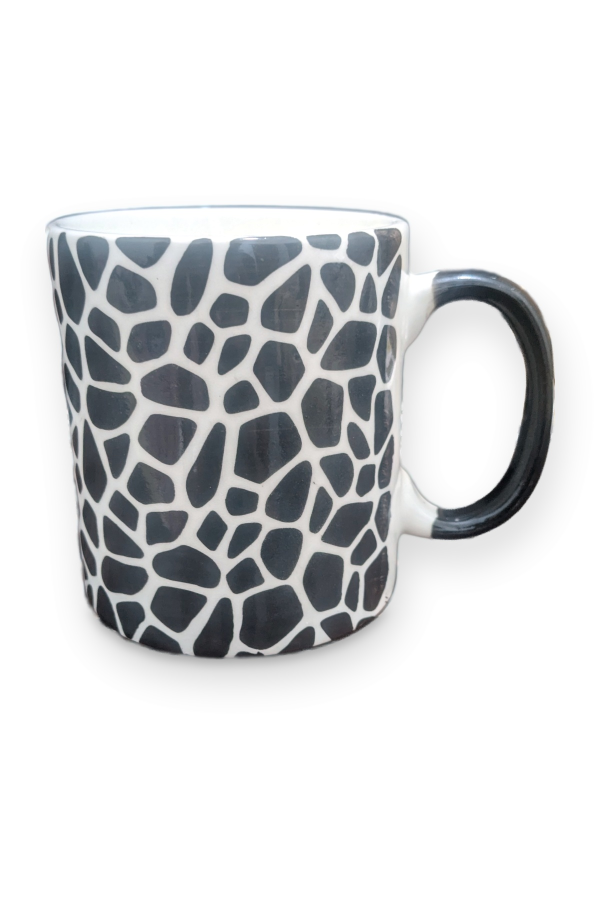
#> input picture examples/gorseller/kupa_1_beyaz_fon.jpg, 1200 x 1800 px (shown at 1/2 size)
$ python -i gorsel_kontrol.py   (imports and definitions only)
#> lines starting #> are read from the running program, lines starting #| are printed output that depends on the picture; after the words box and inside, x2 and y2 are one past the last pixel; in counts of white or black regions, pixels touching at a corner belong together
#!/usr/bin/env python3
"""Pazaryeri İlan Kiti: ürün görseli kontrolü (MIT, Redirhan Labs).

Her görseli ölçer ve seçilen pazaryerinin kurallarıyla (rules/platformlar.yaml) karşılaştırır:
  - çözünürlük (en/boy, en az / en çok / önerilen), en-boy oranı, dosya boyutu ve türü, renk modu, saydamlık
  - arka plan beyazlığı (kenar bandında saf beyaz % ve beyaza yakın %), ürün doluluğu (uzun kenar %, alan %),
    ortalama, ürünün kenara değmesi (kesik olabilir), ürün dışı ayrık öğeler (yazı/logo/filigran olabilir), netlik
  - görsel sayısı (en az / en çok)
İlk görsel "ana görsel" sayılır; beyaz zemin ve doluluk kuralları ona uygulanır.
Yazı/filigran tespiti sezgiseldir: şüpheli öğe bulursa "GÖZLE KONTROL" der; bulamazsa da gözle bakılmalıdır.

Kullanım:
  python3 gorsel_kontrol.py ana.jpg detay.jpg --platform trendyol
  python3 gorsel_kontrol.py klasor/ --platform hepsi --rapor gorsel_rapor.md --json gorsel_rapor.json
  python3 gorsel_kontrol.py ana.jpg --hazirla hazir/      # beyaz zeminli ana görseli her platformun önerilen
                                                          # boyutuna/oranına göre beyaz tuvale yerleştirir
Çıkış kodu: 0 = KALDI yok, 1 = en az bir KALDI, 2 = girdi hatası.
Gerekli: Pillow, numpy. Yerel çalışır; görseller hiçbir yere gönderilmez.
"""
from __future__ import annotations

import argparse
import json
import sys
from pathlib import Path

HERE = Path(__file__).resolve().parent
sys.path.insert(0, str(HERE))
from ortak import PLATFORMLAR, Kurallar  # noqa: E402

UZANTILAR = {".jpg", ".jpeg", ".png", ".webp", ".tif", ".tiff", ".bmp", ".gif", ".heic"}
DURUM_AD = {"KALDI": "KALDI", "UYARI": "UYARI", "MANUEL": "GÖZLE KONTROL", "GECTI": "GEÇTİ", "BILGI": "BİLGİ"}
DURUM_SIRA = ["KALDI", "UYARI", "MANUEL", "BILGI", "GECTI"]

# eşikler (ölçüm yöntemi README'de)
SAF = 254          # JPEG toleransı: 254-255 saf beyaz sayılır
BEYAZA_YAKIN = 245
ON_PLAN_MIN = 235  # en küçük kanal bunun altındaysa ya da renkliyse ürün pikseli
RENKLI = 18


def _np():
    try:
        import numpy as np  # type: ignore
        from PIL import Image, ImageOps  # type: ignore
    except ImportError as e:  # pragma: no cover
        raise SystemExit(f"Pillow ve numpy gerekli ({e}). Kurulum: pip install Pillow numpy") from e
    return np, Image, ImageOps


# [11 lines left out: function gorselleri_topla, not called in this run]


# ----------------------------------------------------------------- ölçüm
def _bilesenler(mask, np):
    """4-komşulu bağlı bileşenler (küçük ızgarada). [(alan, x0, y0, x1, y1), ...] büyükten küçüğe."""
    h, w = mask.shape
    seen = np.zeros_like(mask, dtype=bool)
    comps = []
    ys, xs = np.nonzero(mask)
    for sy, sx in zip(ys.tolist(), xs.tolist()):
        if seen[sy, sx]:
            continue
        stack = [(sy, sx)]
        seen[sy, sx] = True
        area, x0, y0, x1, y1 = 0, sx, sy, sx, sy
        while stack:
            y, x = stack.pop()
            area += 1
            x0, x1, y0, y1 = min(x0, x), max(x1, x), min(y0, y), max(y1, y)
            for ny, nx in ((y - 1, x), (y + 1, x), (y, x - 1), (y, x + 1)):
                if 0 <= ny < h and 0 <= nx < w and mask[ny, nx] and not seen[ny, nx]:
                    seen[ny, nx] = True
                    stack.append((ny, nx))
        comps.append((area, x0, y0, x1, y1))
    comps.sort(reverse=True)
    return comps


def olc(path: Path) -> dict:
    np, Image, ImageOps = _np()
    path = Path(path)
    m: dict = {"dosya": str(path), "ad": path.name, "dosya_kb": round(path.stat().st_size / 1024, 1)}
    im = Image.open(path)
#> im is the input picture: PIL image 1200x1800 RGB; mean R, G, B 216.4, 217.5, 218.6
    m["tur"] = (im.format or path.suffix.lstrip(".")).upper()
    m["mod"] = im.mode
    dpi = im.info.get("dpi")
    m["dpi"] = round(float(dpi[0])) if dpi else None
    im = ImageOps.exif_transpose(im)
    W, H = im.size
#> W = 1200; H = 1800
    m["genislik"], m["yukseklik"] = W, H
    m["oran"] = round(W / H, 4)
    saydam = im.mode in ("RGBA", "LA") or (im.mode == "P" and "transparency" in im.info)
#> saydam = False
    m["saydam"] = False
    if saydam:
        rgba = im.convert("RGBA")
        alpha = np.asarray(rgba.getchannel("A"))
        m["saydam"] = bool((alpha < 250).mean() > 0.001)
        bg = Image.new("RGBA", rgba.size, (255, 255, 255, 255))
        im = Image.alpha_composite(bg, rgba)
    a = np.asarray(im.convert("RGB"), dtype=np.uint8)
    mn = a.min(axis=2)
    mx = a.max(axis=2)

    # kenar bandı: dört kenardan %2
    b = max(2, round(0.02 * min(W, H)))
#> b = 24
    ring = np.zeros((H, W), dtype=bool)
    ring[:b, :] = ring[-b:, :] = True
    ring[:, :b] = ring[:, -b:] = True
    m["kenar_saf_beyaz_yuzde"] = round(float((mn[ring] >= SAF).mean() * 100), 1)
    m["kenar_beyaza_yakin_yuzde"] = round(float((mn[ring] >= BEYAZA_YAKIN).mean() * 100), 1)
    m["kenar_ortalama"] = [round(float(x)) for x in a[ring].mean(axis=0)]

    fg = (mn < ON_PLAN_MIN) | ((mx.astype(int) - mn.astype(int)) > RENKLI)
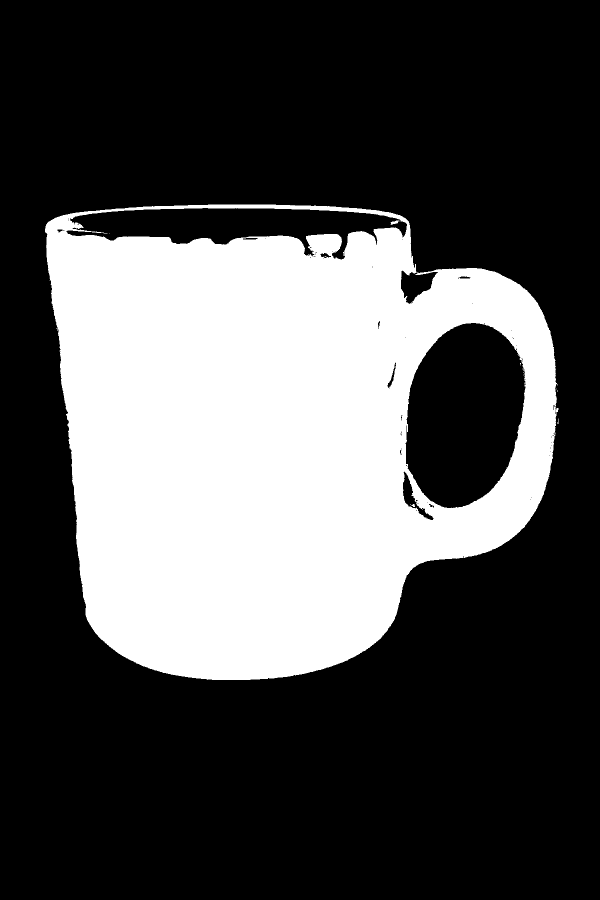
#> fg: shape (1800, 1200) bool (shown at 1/2 size); 30.8% white; 17 white regions (14 under 20 px), largest, box (x1, y1, x2, y2) and area: (90, 409, 1117, 1360) 665726, (781, 441, 799, 450) 85, (822, 1008, 830, 1014) 28
    m["on_plan_yuzde"] = round(float(fg.mean() * 100), 1)
    rows = fg.sum(axis=1)
#> rows = 1800 values, max 981 at index 641, min 0 at index 0, mean 369.9
    cols = fg.sum(axis=0)
#> cols = 1200 values, max 894 at index 515, min 0 at index 0, mean 554.9
    ry = np.nonzero(rows >= max(2, 0.003 * W))[0]
#> ry = 951 values from 409 to 1359
    cx = np.nonzero(cols >= max(2, 0.003 * H))[0]
#> cx = 1027 values from 90 to 1116
    def kutu_olc(x0, y0, x1, y1):
#> called with x0 = 90, y0 = 409, x1 = 1116, y1 = 1359
        bw, bh = x1 - x0 + 1, y1 - y0 + 1
        m["urun_kutusu"] = [x0, y0, x1, y1]
        m["doluluk_uzun_kenar_yuzde"] = round(max(bw / W, bh / H) * 100, 1)
        m["doluluk_alan_yuzde"] = round(bw * bh / (W * H) * 100, 1)
        m["merkez_kayma_yuzde"] = [round(((x0 + x1) / 2 - W / 2) / W * 100, 1), round(((y0 + y1) / 2 - H / 2) / H * 100, 1)]
        tol = max(1, round(0.004 * min(W, H)))
#> tol = 5
        m["kenara_degiyor"] = [k for k, v in (("sol", x0 <= tol), ("üst", y0 <= tol), ("sağ", x1 >= W - 1 - tol),
                                               ("alt", y1 >= H - 1 - tol)) if v]
        pad = round(0.01 * max(W, H))
#> pad = 18
        outside = np.ones((H, W), dtype=bool)
        outside[max(0, y0 - pad):y1 + pad + 1, max(0, x0 - pad):x1 + pad + 1] = False
        m["arka_plan_saf_beyaz_yuzde"] = round(float((mn[outside] >= SAF).mean() * 100), 1) if outside.any() else None

    if len(ry) and len(cx):
        kutu_olc(int(cx[0]), int(ry[0]), int(cx[-1]), int(ry[-1]))
    else:
        m["urun_kutusu"] = None
        m["doluluk_uzun_kenar_yuzde"] = m["doluluk_alan_yuzde"] = 0.0
        m["merkez_kayma_yuzde"] = [0.0, 0.0]
        m["kenara_degiyor"] = []
        m["arka_plan_saf_beyaz_yuzde"] = round(float((mn >= SAF).mean() * 100), 1)

    # ayrık öğeler: yalnız zemin beyazsa anlamlı (yaşam görselinde her şey ön plan)
    m["ayrik_ogeler"] = []
    if m["kenar_beyaza_yakin_yuzde"] >= 90 and m["urun_kutusu"]:
        step = max(1, round(max(W, H) / 320))
#> step = 6
        hh, ww = H // step, W // step
#> hh = 300; ww = 200
        small = fg[: hh * step, : ww * step].reshape(hh, step, ww, step).any(axis=(1, 3))
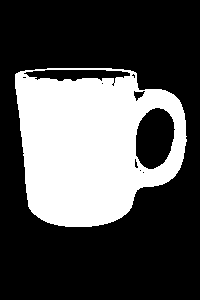
#> small: shape (300, 200) bool; 31.8% white; 1 white region, box (x1, y1, x2, y2) and area: (15, 68, 187, 227) 19080
        comps = _bilesenler(small, np)
#> in _bilesenler, `ys, xs = np.nonzero(mask)`: ys = 19080 values from 68 to 226; xs = 19080 values, max 186 at index 8520, min 15 at index 255, mean 89.18
#> the loop in _bilesenler, `for sy, sx in zip(ys.tolist(), xs.tolist()):` made 19080 passes
#> after the loop in _bilesenler, `for sy, sx in zip(ys.tolist(), xs.tolist()):`: comps = [(19080, 15, 68, 186, 226)]
#> comps = [(19080, 15, 68, 186, 226)]
        if comps:
            big = comps[0]
#> big = (19080, 15, 68, 186, 226)
            gx = 0.04 * ww
#> gx = 8
            gy = 0.04 * hh
#> gy = 12
            for area, a0, b0, a1, b1 in comps[1:]:
                if area < 3:
                    continue
                ayrik = a1 < big[1] - gx or a0 > big[3] + gx or b1 < big[2] - gy or b0 > big[4] + gy
                if ayrik:
                    m["ayrik_ogeler"].append({"kutu": [a0 * step, b0 * step, (a1 + 1) * step, (b1 + 1) * step],
                                              "alan_yuzde": round(area / (ww * hh) * 100, 2)})
#> this loop made 0 passes
        m["ayrik_ogeler"] = m["ayrik_ogeler"][:10]
        if m["ayrik_ogeler"]:
            # ürün kutusu = en büyük bileşen (yazı/etiket doluluğu şişirmesin)
            big = comps[0]
            kutu_olc(big[1] * step, big[2] * step, min(W - 1, (big[3] + 1) * step - 1), min(H - 1, (big[4] + 1) * step - 1))

    # netlik: Laplace varyansı, uzun kenar 1000 px'e indirilmiş gri görüntüde, yalnız ürün piksellerinde
    s = min(1.0, 1000 / max(W, H))
#> s = 0.556
    rgb_s = im.convert("RGB")
    if s < 1:
        rgb_s = rgb_s.resize((max(3, round(W * s)), max(3, round(H * s))), Image.BOX)
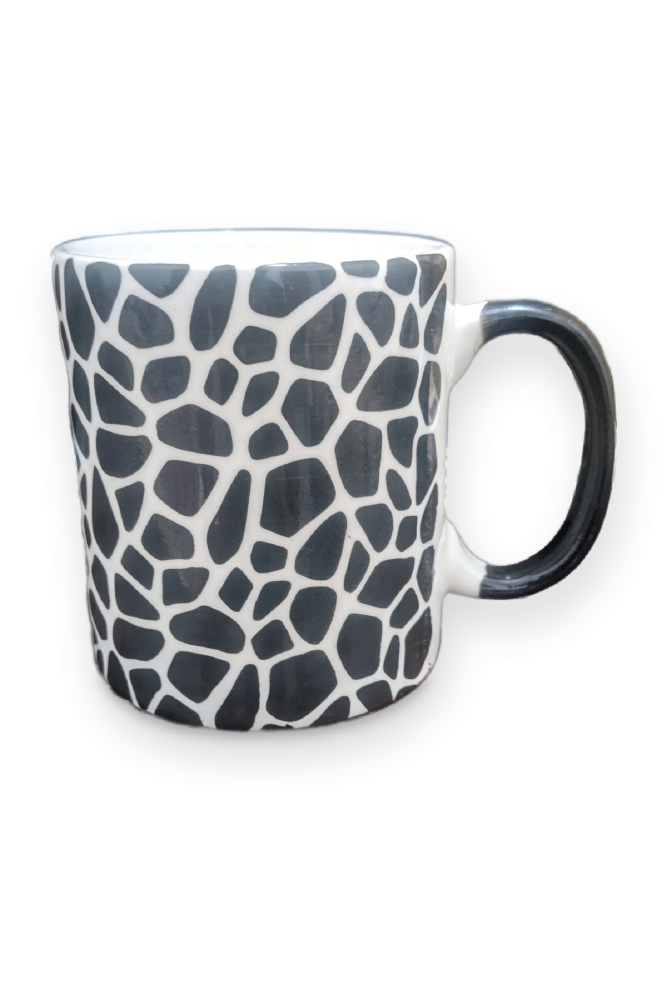
#> rgb_s: PIL image 667x1000 RGB; mean R, G, B 216.6, 217.6, 218.7
    sa = np.asarray(rgb_s, dtype=np.int16)
    smn, smx = sa.min(axis=2), sa.max(axis=2)
    sfg = (smn < ON_PLAN_MIN) | ((smx - smn) > RENKLI)
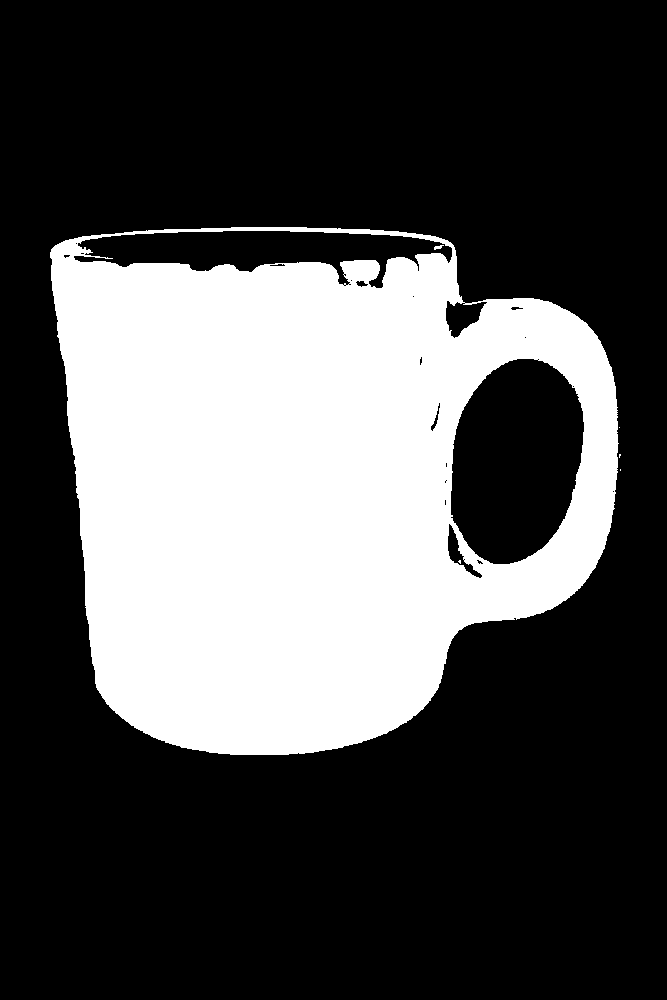
#> sfg: shape (1000, 667) bool; 30.8% white; 6 white regions (4 under 20 px), largest, box (x1, y1, x2, y2) and area: (50, 227, 619, 755) 205237, (434, 245, 444, 250) 28
    ga = np.asarray(rgb_s.convert("L"), dtype=np.float32)
    lap = (-4 * ga[1:-1, 1:-1] + ga[:-2, 1:-1] + ga[2:, 1:-1] + ga[1:-1, :-2] + ga[1:-1, 2:])
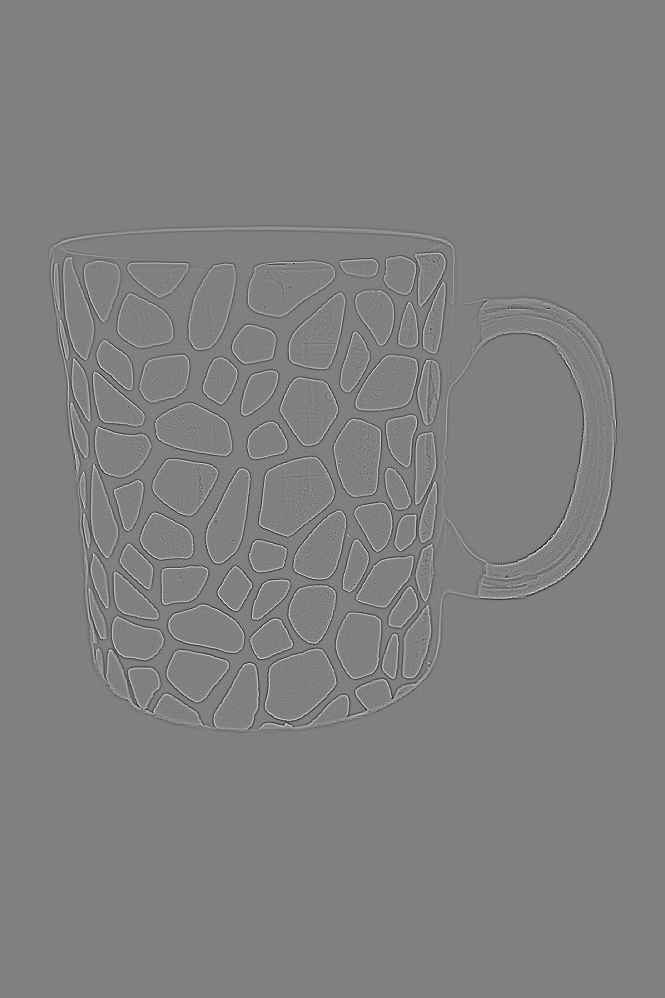
#> lap: shape (998, 665) float32; min -163, max 160, mean 0; drawn with min black and max white
    sel = sfg[1:-1, 1:-1]
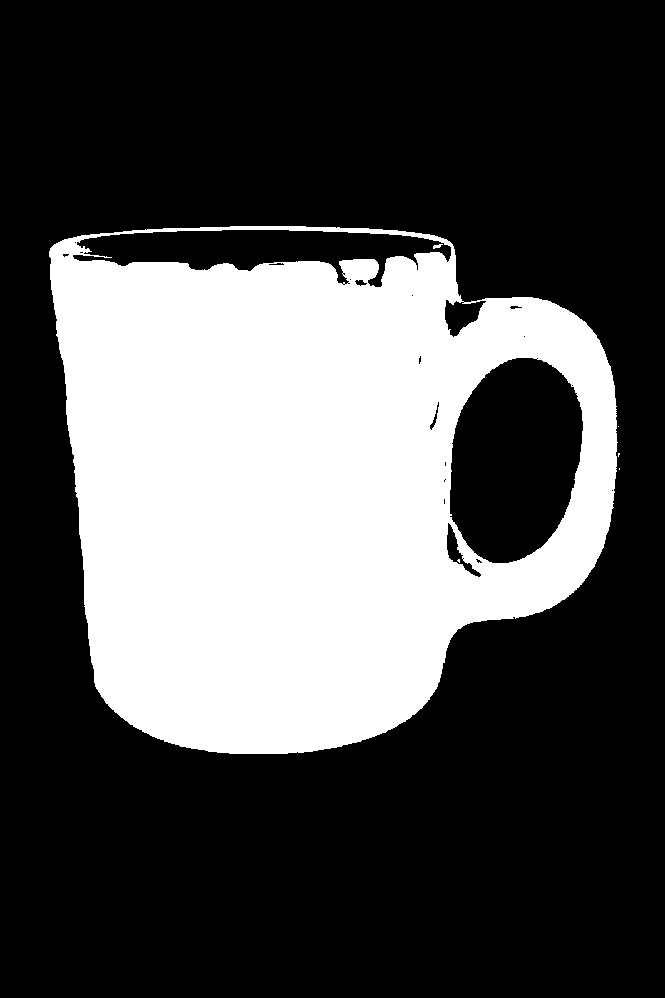
#> sel: shape (998, 665) bool; 30.9% white; 6 white regions (4 under 20 px), largest, box (x1, y1, x2, y2) and area: (49, 226, 618, 754) 205237, (433, 244, 443, 249) 28
    m["netlik"] = round(float(lap[sel].var() if sel.sum() > 100 else lap.var()), 1)
    return m


# ----------------------------------------------------------------- değerlendirme
# [272 lines left out: functions _oran_deger, _boyut, degerlendir, set_degerlendir, kontrol_et, en_kotu and 4 more, not called in this run]


# [2 lines not run here, left out]

>>> result = olc('../examples/gorseller/kupa_1_beyaz_fon.jpg')
#> result = 22 items

$ run again, on examples/gorseller/sabun_2_kare_2000.jpg
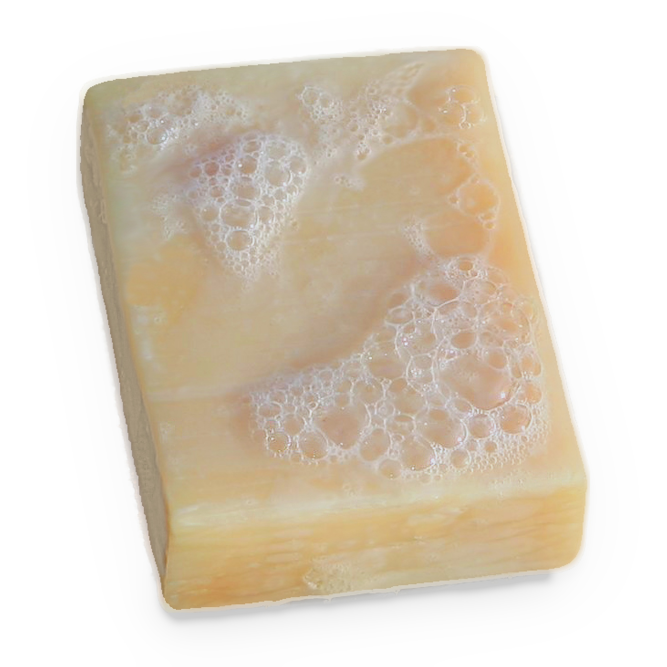
#> input picture examples/gorseller/sabun_2_kare_2000.jpg, 2000 x 2000 px (shown at 1/3 size)
#> in olc, im is the input picture: PIL image 2000x2000 RGB; mean R, G, B 222.5, 212.5, 197.8
#> saydam = False
#> in olc, `fg = (mn < ON_PLAN_MIN) | ((mx.astype(int) - mn.astype(int)) > RENKLI)`:
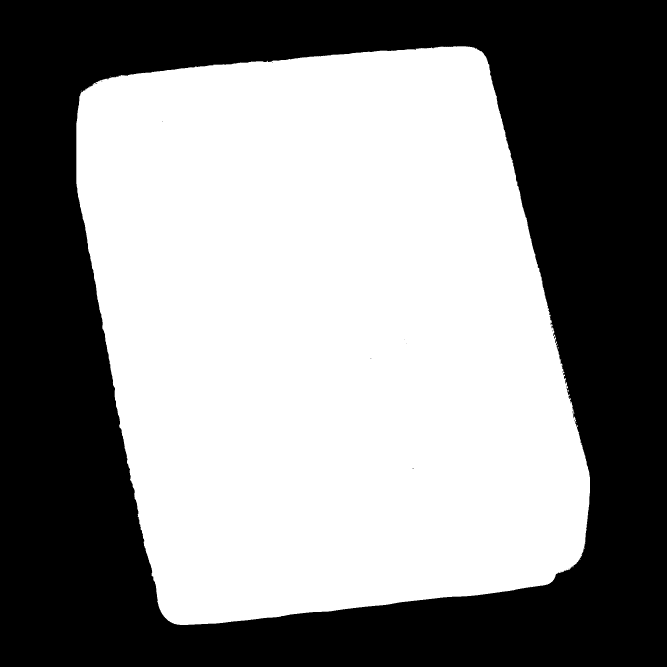
#> fg: shape (2000, 2000) bool (shown at 1/3 size); 54.1% white; 18 black regions (17 under 20 px), largest, box (x1, y1, x2, y2) and area: (0, 0, 2000, 2000) 1836800
#> rows = 2000 values, max 1380 at index 1436, min 0 at index 0, mean 1081.6
#> cols = 2000 values, max 1677 at index 640, min 0 at index 0, mean 1081.6
#> ry = 1736 values from 139 to 1874
#> cx = 1541 values from 229 to 1769
#> small: shape (333, 333) bool; 54.6% white; 1 black region, box (x1, y1, x2, y2) and area: (0, 0, 333, 333) 50345
#> the loop in _bilesenler, `for sy, sx in zip(ys.tolist(), xs.tolist()):` made 60544 passes
#> (sy, sx) on passes 2 to 4: (23, 216), (23, 217), (23, 218)
#> after the loop in _bilesenler, `for sy, sx in zip(ys.tolist(), xs.tolist()):`: comps = [(60544, 38, 23, 294, 312)]
#> big = (60544, 38, 23, 294, 312)
#> sfg: shape (1000, 1000) bool; 54% white; 4 black regions (3 under 20 px), largest, box (x1, y1, x2, y2) and area: (0, 0, 1000, 1000) 459571
#> in olc, `sel = sfg[1:-1, 1:-1]`:
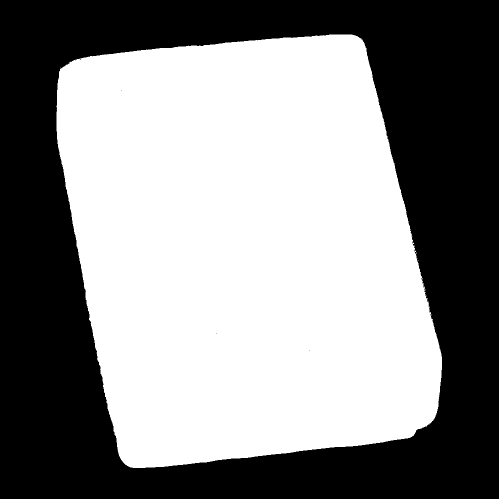
#> sel: shape (998, 998) bool (shown at 1/2 size); 54.3% white; 4 black regions (3 under 20 px), largest, box (x1, y1, x2, y2) and area: (0, 0, 998, 998) 455575
#> result = 22 items
